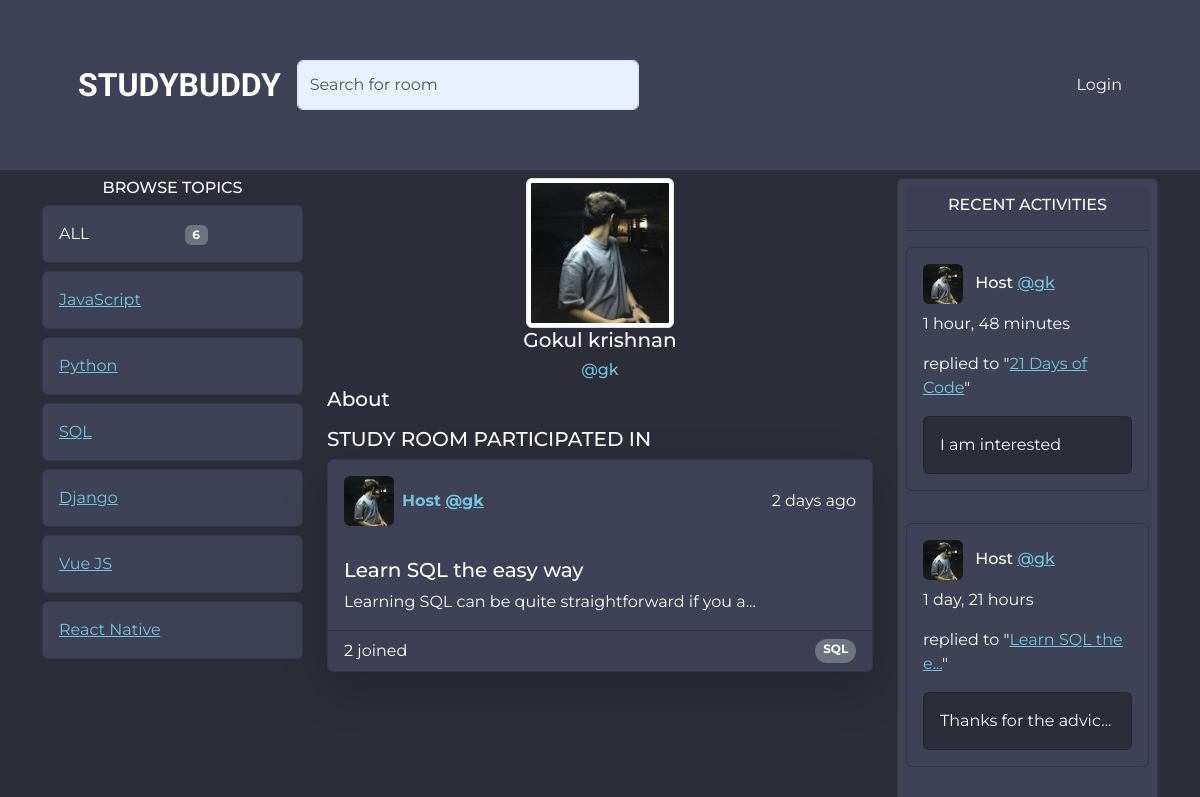
The page /user-profile/1 (upper part) on the database as committed earlier.
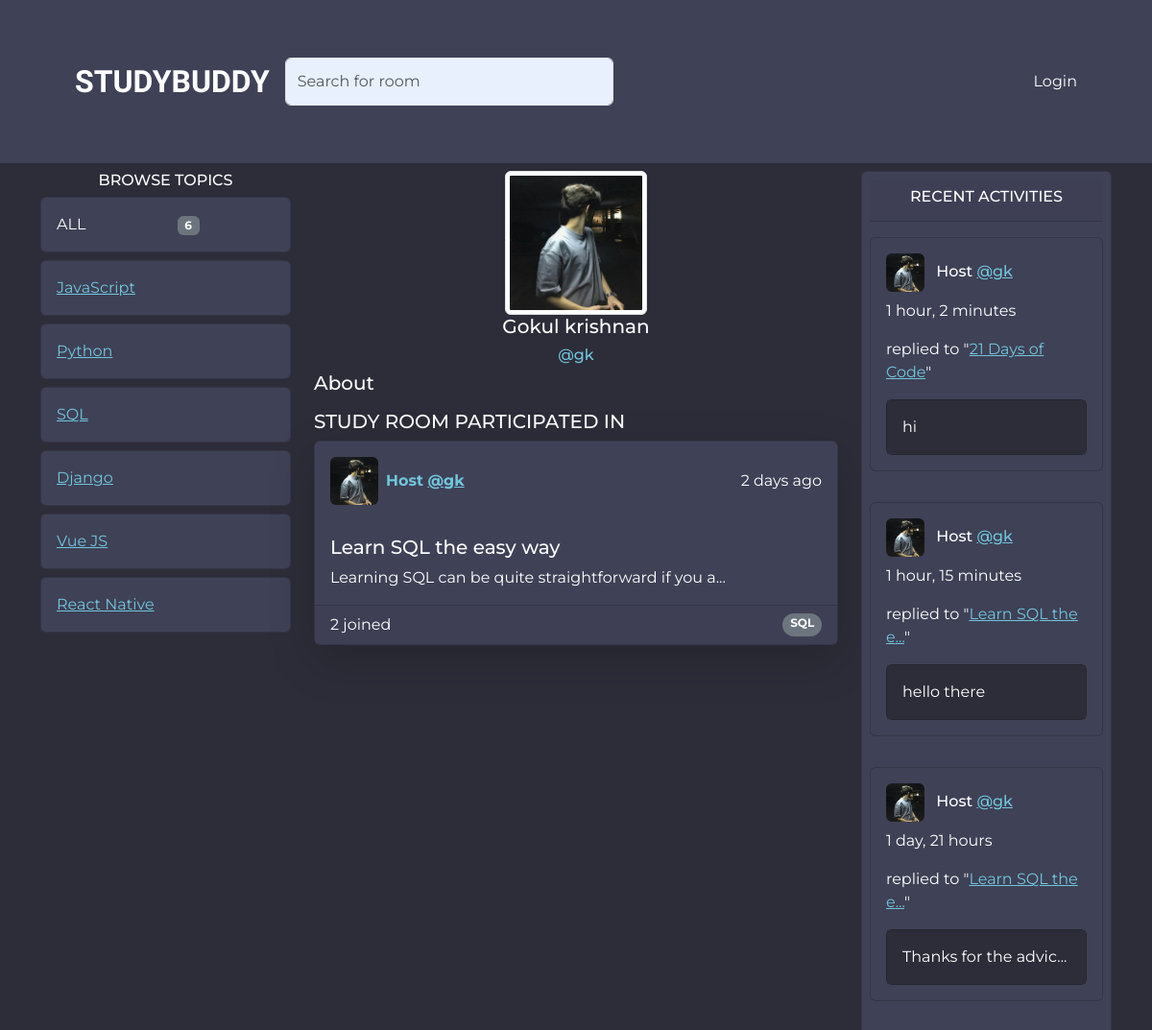
The same page on the database as committed later.
### base/models.py (models this page shows, shortened)
class Topic(models.Model):
    name = models.CharField(max_length=100)

class User(AbstractUser):
    name = models.CharField(max_length=100, null = True)
    email = models.EmailField(unique=True)
    bio = models.TextField(blank=True, null=True)
    avatar = models.ImageField(blank=True, null=True, default='profile.jpg')
    USERNAME_FIELD = 'email'
    REQUIRED_FIELDS = []

class Room(models.Model):
    name =  models.CharField(max_length=100)
    topic = models.ForeignKey(Topic, on_delete=models.SET_NULL, null=True)
    description=  models.TextField(blank=True, null=True)
    host = models.ForeignKey(User, on_delete=models.SET_NULL, null=True)
    participants = models.ManyToManyField(User, related_name='participants', blank=True)
    updated = models.DateTimeField(auto_now=True)
    created = models.DateTimeField(auto_now_add=True)
    class Meta:
        ordering = ['-updated', '-created']
    def __str__(self) -> str:
        return self.description[:50]

class Message(models.Model):
    user = models.ForeignKey(User, on_delete=models.CASCADE)
    room = models.ForeignKey(Room, on_delete=models.CASCADE)
    body = models.TextField(blank = True, null=True)
    updated = models.DateTimeField(auto_now=True)
    created = models.DateTimeField(auto_now_add=True)
    class Meta:
        ordering = ['-updated', '-created']

### base/views.py (the view)
# urls.py: path('user-profile/<int:pk>', views.user_profile, name='user_profile'),
def user_profile(request, pk):
    topics = Topic.objects.all()
    ruser = User.objects.get(id=pk)
    messages = Message.objects.filter(user=ruser)
    rooms = Room.objects.filter(host=ruser)
    return render(request, 'base/user_profile.html', {'topics': topics, "ruser": ruser, "messages": messages, "rooms": rooms})

### base/templates/base/user_profile.html (shortened to what this page needs)
{% extends 'main.html' %}
{% load static %}
{% block content %}
<div class="container">
    <div class="row">
        <div class="col-lg-3 col-md-3 mt-2">
            <h6 class="text-center" style="font-weight: 500; color: #fff;">BROWSE TOPICS</h6 class="text-center">
            <div class="card" style="background-color: #3f4156;">
                <div class="card-body" >
                    <div class="row">
                        <div class="col" style="color: #fff;">
                            ALL
                        </div>
                        <div class="col text-right">
                            <span style="color: #fff;" class="badge text-bg-secondary">{{ topics.all.count }}</span>
                        </div>
                    </div>
                </div>
            </div>
            {% include 'base/topic_component.html' %}
        </div>
        <div class="col-lg-6 col-md-6 mt-2 ">
            <div class="text-center">
                <img src="{{ ruser.avatar.url }}" style="max-width: 150px; max-height: 150px;"  class="img-thumbnail" alt="Circle Image">
                <h5 style="color: #fff;">{{ ruser.name }}</h5>
                <h6 style="color: #71c6dd;">@{{ ruser.username }}</h6>
            </div>
            <div>
                <h5 style="color: #fff;">About</h5>
                <h5 style="color: #fff;">STUDY ROOM {{user.name}} PARTICIPATED IN</h5>
                {% include 'base/room_component.html' %}
            </div>
        </div>
        <div class="col-lg-3 col-md-3 mt-2">
            <div class="card p-2" style="background-color: #3f4156;">
                <div class="card-header">
                    <h6 class="text-center" style="color: #fff;">RECENT ACTIVITIES</h6>
                </div>
                {% include 'base/activity_component.html' %}
            </div>
        </div>
    </div>
</div>
{% endblock %}

### templates/main.html (shortened to what this page needs)
<!doctype html>
<html lang="en">
  <head>
    <link href="https://cdn.jsdelivr.net/npm/bootstrap@5.3.3/dist/css/bootstrap.min.css" rel="stylesheet">
  </head>
  <body style="background-color: #2d2d39; font-family: Montserrat, sans-serif;">
    {% include 'navbar.html' %}
    {% block content %}
    {% endblock %}
  </body>
</html>

### templates/navbar.html (shortened to what this page needs)
    <div class="container-fluid" style="background-color:  #3f4156;">
        <nav class="navbar navbar-expand-lg " style="background-color:  #3f4156;">
            <div class="container p-5" style="background-color: #3f4156;">
                <a class="navbar-brand" href="{% url 'home' %}" style="font-family: Ubuntu, sans-serif; font-weight: 800; font-size: 2rem; color: #fff;">STUDYBUDDY</a>
                <div class="collapse navbar-collapse" id="navbarScroll">
                    <form class="d-flex"  role="search" style="width: 350px; height:50px; " >
                        <input class="form-control me-2"  name="q" type="search" placeholder="Search for room" aria-label="Search" style="background-color: #E8F0FE;" >
                    </form>
                    {% if request.user.is_authenticated %}
                    <ul class="navbar-nav ms-auto my-2 my-lg-0 navbar-nav-scroll" style="--bs-scroll-height: 100px;">
                        <li ><img  class="rounded" src="{{request.user.avatar.url}}" style="width: 50px; height: 50px; " > </li>
                        <li class="nav-item dropdown">
                            <a class="nav-link dropdown-toggle" href="{% url 'user_profile' request.user.id %}" style="color: #fff;" role="button" data-bs-toggle="dropdown" aria-expanded="false">
                                @{{request.user.username}}
                            </a>
                            <ul class="dropdown-menu dropdown-menu-end">
                                <li><a class="dropdown-item" href="{% url 'user_profile' request.user.id %}">settings</a></li>
                                <li><hr class="dropdown-divider"></li>
                                <li><a class="dropdown-item" href="{% url 'logout' %}">logout</a></li>
                            </ul>
                        </li>
                    </ul>
                    {% else %}
                    <div class="ms-auto">
                        <a class="nav-link" style="color: #fff;  " style="text-decoration: none;" href="{% url 'login' %}">Login</a>
                    </div>
                    {% endif %}
                </div>
            </div>
        </nav>
    </div>

### base/templates/base/topic_component.html
{% for topic in topics %}
<div class="card mt-2" style="background-color: #3f4156;">
    <div class="card-body">
         <a href="{% url 'home' %}?q={{topic.name}}" style="color: #71c6dd;">{{ topic.name }}</a>
        </div>
    </div>
    {% endfor %}

### base/templates/base/room_component.html (shortened to what this page needs)
{% for room in rooms %}
<div class="card mt-2 mb-2  shadow shadow-lg" style="background-color:#3f4156;">
    <div class="card-body d-flex justify-content-between align-items-center">
        <img src="{{ room.host.avatar.url }}" style="width: 50px; height: 50px;"  class="rounded me-2" alt="...">
        <span class="text text-bold"><strong style="color: #71c6dd;">Host <a href="{% url  'user_profile' room.host.id %}" style="color: #71c6dd;" >@{{ room.host.username }}</a></strong></span>
        <span class="ms-auto" style="color: #fff;">{{ room.created | timesince }} ago</span>
    </div>
    <div class="card-body">
        <h5 class="card-title"><a href="{% url 'room' room.id %}" style="color: #fff; text-decoration: none;">{{ room.name }}</a></h5>
        <p class="card-text" style="color: #fff;">{{ room }}...</p>
    </div>
    <div class="card-footer text-muted d-flex justify-content-between">
        <span style="color: #fff;">{{ room.participants.all.count }} joined</span>
        <span class="badge rounded-pill text-bg-secondary">{{room.topic.name}}</span>
    </div>
</div>
{% endfor %}

### base/templates/base/activity_component.html
{% for message in messages %}
<div class="card mt-3 mb-3 " style="background-color: #3f4156;">
  <div class="card-body ">
      <h6 class="card-title" style="color: #fff;"><img src="{{ message.user.avatar.url}}" style=" width: 40px; height: 40px; " class="rounded me-2" alt="..."> Host <a href="{% url 'user_profile' message.user.id %}" style="color: #71c6dd;">@{{ message.user.username }}</a></h6>
      <p style="color: #fff;" >{{ message.created | timesince }}</p>
      <p class="card-text" style="color: #fff;">replied to "<a href="{% url 'room' message.room.id %}" style="color: #71c6dd;">{{ message.room.name | slice:":15" }}{%  if message.room.name|length > 20 %}...{% endif %}</a>"</p>
      <div class="card" style="background-color: #2d2d39; color:#2d2d39;">
        <div class="card-body" style="background-color: #2d2d39;">
          <span style="color: #fff">{{ message.body|slice:":20" }}{% if message.body|length > 20 %}...{% endif %}</span>
        </div>
      </div>
  </div>
</div>
{% endfor %}

Rows that differ between the two databases and show on the page:
removed Message: user.avatar (picture), user.username "gk", created "1 hour, 48 minutes", room.name "21 Days of Code", body "I am interested"
added Message: user.avatar (picture), user.username "gk", created "1 hour, 2 minutes", room.name "21 Days of Code", body "hi"
added Message: user.avatar (picture), user.username "gk", created "1 hour, 15 minutes", room.name "Learn SQL the e", body "hello there"
